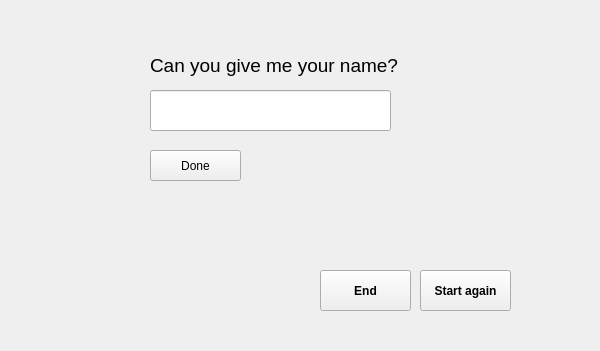
<?xml version="1.0" encoding="UTF-8"?>
<ui version="4.0">
 <class>Six2Form</class>
 <widget class="QWidget" name="Six2Form">
  <property name="geometry">
   <rect>
    <x>0</x>
    <y>0</y>
    <width>600</width>
    <height>351</height>
   </rect>
  </property>
  <property name="windowTitle">
   <string>Form</string>
  </property>
  <widget class="QPushButton" name="btnEnd">
   <property name="geometry">
    <rect>
     <x>320</x>
     <y>270</y>
     <width>91</width>
     <height>41</height>
    </rect>
   </property>
   <property name="font">
    <font>
     <bold>true</bold>
    </font>
   </property>
   <property name="text">
    <string>End</string>
   </property>
  </widget>
  <widget class="QLabel" name="labelName">
   <property name="geometry">
    <rect>
     <x>80</x>
     <y>200</y>
     <width>491</width>
     <height>61</height>
    </rect>
   </property>
   <property name="font">
    <font>
     <pointsize>12</pointsize>
    </font>
   </property>
   <property name="text">
    <string/>
   </property>
  </widget>
  <widget class="QLabel" name="label_2">
   <property name="geometry">
    <rect>
     <x>150</x>
     <y>50</y>
     <width>261</width>
     <height>31</height>
    </rect>
   </property>
   <property name="font">
    <font>
     <pointsize>14</pointsize>
    </font>
   </property>
   <property name="text">
    <string>Can you give me your name?</string>
   </property>
  </widget>
  <widget class="QPushButton" name="btnDone">
   <property name="geometry">
    <rect>
     <x>150</x>
     <y>150</y>
     <width>91</width>
     <height>31</height>
    </rect>
   </property>
   <property name="text">
    <string>Done</string>
   </property>
  </widget>
  <widget class="QLineEdit" name="lineEditName">
   <property name="geometry">
    <rect>
     <x>150</x>
     <y>90</y>
     <width>241</width>
     <height>41</height>
    </rect>
   </property>
   <property name="text">
    <string/>
   </property>
  </widget>
  <widget class="QPushButton" name="btnStart1">
   <property name="geometry">
    <rect>
     <x>420</x>
     <y>270</y>
     <width>91</width>
     <height>41</height>
    </rect>
   </property>
   <property name="font">
    <font>
     <bold>true</bold>
    </font>
   </property>
   <property name="text">
    <string>Start again</string>
   </property>
  </widget>
 </widget>
 <resources/>
 <connections/>
</ui>
